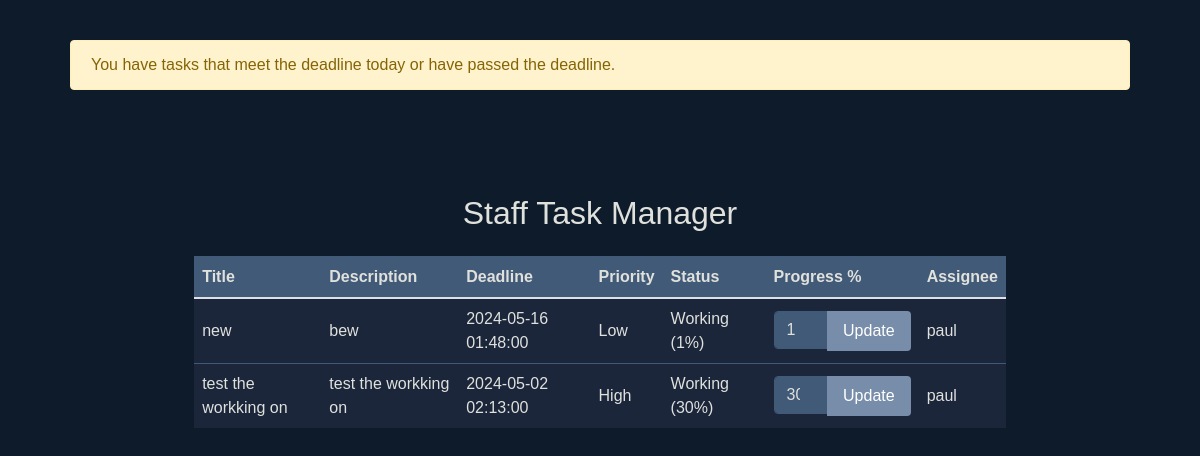
The app's page /index (signed in) with its own data.
### main.py (models this page shows, shortened)
class Task(db.Model):
    id = db.Column(db.Integer, primary_key=True)
    title = db.Column(db.String(100), nullable=False)
    description = db.Column(db.Text)
    deadline = db.Column(db.DateTime)
    priority = db.Column(db.Integer)
    status = db.Column(db.String(20), default='Pending')
    progress = db.Column(db.Integer, default=0)
    assignee_id = db.Column(db.Integer, db.ForeignKey('user.id'))
    assignee = db.relationship('User', backref=db.backref('tasks', lazy=True))

class User(UserMixin, db.Model):
    id = db.Column(db.Integer, primary_key=True)
    username = db.Column(db.String(50), unique=True, nullable=False)
    password = db.Column(db.String(100), nullable=False)
    role = db.Column(db.String(20), nullable=False, default='staff')
    is_leader = db.Column(db.Boolean, default=False)

### main.py (the view)
@app.route('/index')
@login_required
def index():
    tasks = Task.query.filter_by(assignee_id=current_user.id).all()
    check_deadlines()
    return render_template('index.html', tasks=tasks)

### main.py (called while the page is built)
@app.route('/check_deadlines')
@login_required
def check_deadlines():
    today = date.today()
    tasks = Task.query.filter(Task.deadline <= today).all()
    if tasks:
        flash('You have tasks that meet the deadline today or have passed the deadline.', 'warning')
    return redirect(url_for('index'))

@login_manager.user_loader
def load_user(user_id):
    return User.query.get(int(user_id))

### templates/index.html (shortened to what this page needs)
<!DOCTYPE html>
<html lang="en">
<head>
    <link href="https://stackpath.bootstrapcdn.com/bootstrap/4.5.2/css/bootstrap.min.css" rel="stylesheet">
</head>
<body>
    <div class="container">
        {% with messages = get_flashed_messages(with_categories=true) %}
    {% if messages %}
        {% for category, message in messages %}
            <div class="alert alert-{{ category }} flash-message">
                {{ message }}
            </div>
        {% endfor %}
    {% endif %}
{% endwith %}
        <div class="container">
            <div class="row justify-content-center mt-5">
                <div class="col-md-10">
                    <h2 class="text-center mb-4">Staff Task Manager</h2>
                        <table class="table">
                        <thead>
                            <tr>
                                <th>Title</th>
                                <th>Description</th>
                                <th>Deadline</th>
                                <th>Priority</th>
                                <th>Status</th>
                                <th>Progress %</th>
                                <th>Assignee</th>
                            </tr>
                        </thead>
                        <tbody>
                            {% for task in tasks %}
                            <tr>
                                <td>{{ task.title }}</td>
                                <td>{{ task.description }}</td>
                                <td>{{ task.deadline }}</td>
                                <td>{{ task.priority }}</td>
                                <td>{{ task.status }}</td>
                                <td>
                                    <form action="{{ url_for('update_task_progress', task_id=task.id) }}" method="POST">
                                        <div class="input-group">
                                            <input type="number" name="progress" class="form-control" value="{{ task.progress }}" min="0" max="100" required>
                                            <div class="input-group-append">
                                                <button type="submit" class="btn btn-primary">Update</button>
                                            </div>
                                        </div>
                                    </form>
                                </td>
                                <td>{{ task.assignee.username }}</td>
                            </tr>
                            {% endfor %}
                        </tbody>
                    </table>
                </div>
            </div>
        </div>
    </body>
</html>

### templates/index.html (style rules this page uses)
body { background-color: #0d1b2a; color: #e0e1dd; font-family: Arial, sans-serif; margin: 0; padding: 0; }
.container { padding: 40px; }
.table { background-color: #1b263b; color: #e0e1dd; }
.table th, .table td { border-color: #415a77; }
.table th { background-color: #415a77; }
.table th, .table td { padding: 8px; vertical-align: middle; }
.table th { font-weight: bold; }
.btn-primary { background-color: #778da9; border: none; border-radius: 4px; color: #ffffff; padding: 8px 16px; text-decoration: none; transition: background-color 0.3s ease; }
.form-control { background-color: #415a77; border-color: #415a77; color: #e0e1dd; }

### records on screen
Task: title "new", description "bew", deadline "2024-05-16 01:48:00", priority "Low", status "Working (1%)", progress "1", assignee.username "paul"
Task: title "test the workking on", description "test the workking on", deadline "2024-05-02 02:13:00", priority "High", status "Working (30%)", progress "30", assignee.username "paul"

### other values on screen
{{ message }} "You have tasks that meet the deadline today or have passed the deadline."
